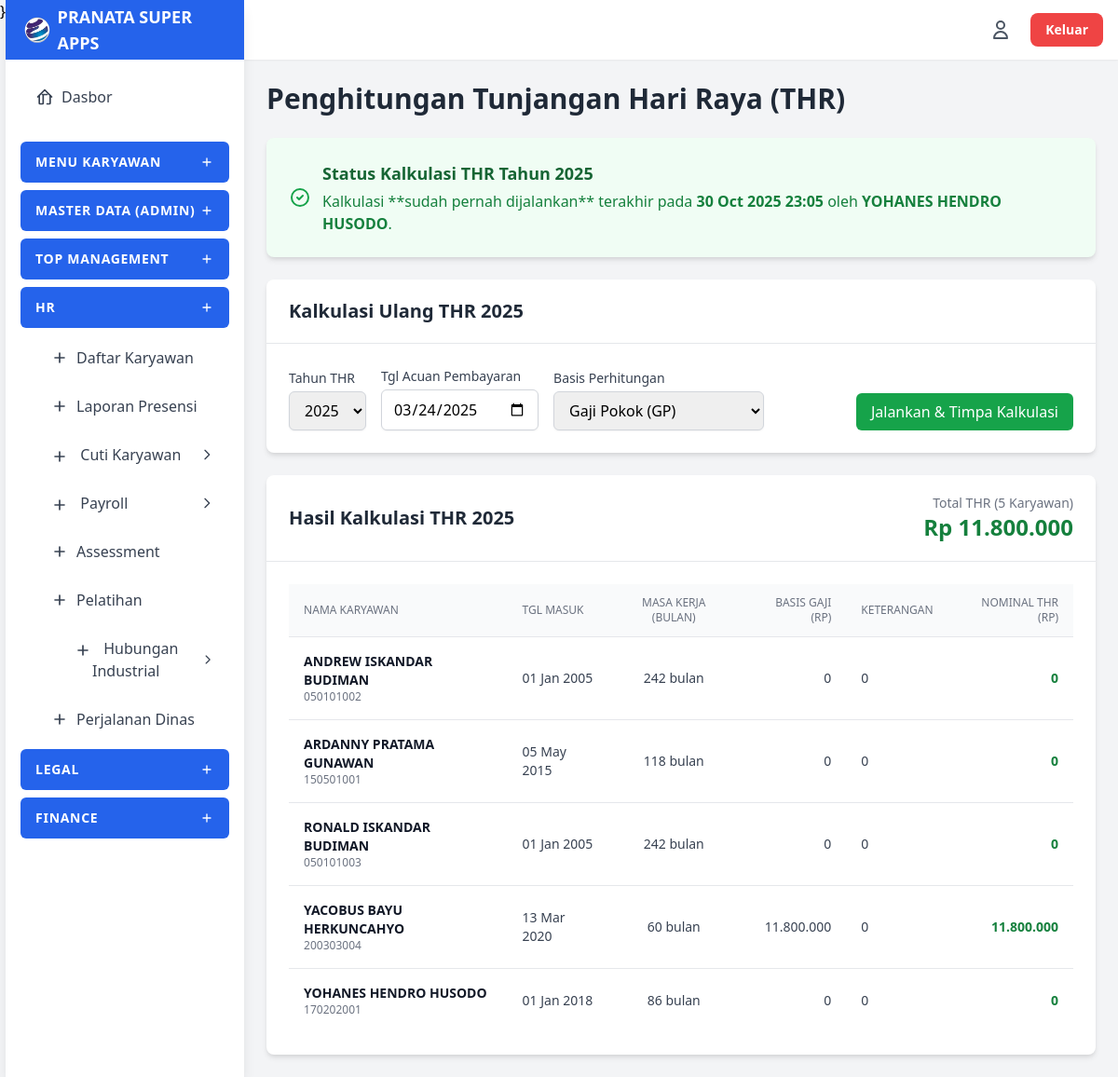
The page /modules/hr/hr_hitung_thr.php (signed in) on the database its author committed.
### tables this page shows
CREATE TABLE `payroll_thr_history` (
  `id` int(11) NOT NULL,
  `user_id` int(11) NOT NULL COMMENT 'FK ke users.id',
  `tahun_thr` year(4) NOT NULL COMMENT 'Tahun THR (Misal: 2025)',
  `tanggal_acuan` date NOT NULL COMMENT 'Tanggal acuan pembayaran (H-7 Lebaran)',
  `tanggal_masuk_karyawan` date NOT NULL COMMENT 'Snapshot Tgl Masuk Karyawan',
  `masa_kerja_bulan` int(3) NOT NULL COMMENT 'Masa kerja (pembulatan) dlm bulan',
  `basis_perhitungan_desc` varchar(255) DEFAULT NULL COMMENT 'Misal: Gaji Pokok, GP+Tunjab',
  `basis_perhitungan_nominal` bigint(20) NOT NULL DEFAULT 0 COMMENT 'Nominal basis gaji yg dipakai',
  `keterangan` varchar(255) DEFAULT NULL COMMENT 'Misal: Penuh (1x Gaji), Pro-rata (8/12)',
  `nominal_thr` bigint(20) NOT NULL DEFAULT 0 COMMENT 'Nominal THR final',
  `status` enum('Calculated','Approved','Paid') NOT NULL DEFAULT 'Calculated' COMMENT 'Status kalkulasi',
  `calculated_by_id` int(11) NOT NULL COMMENT 'FK ke users.id (HR/Admin yg hitung)',
  `approved_by_id` int(11) DEFAULT NULL COMMENT 'FK ke users.id (Manajemen yg approve)',
  `payroll_history_id_payout` int(11) DEFAULT NULL COMMENT 'FK ke payroll_history.id (Payslip saat dibayarkan)',
  `created_at` timestamp NOT NULL DEFAULT current_timestamp(),
  `updated_at` timestamp NOT NULL DEFAULT current_timestamp() ON UPDATE current_timestamp()
);

CREATE TABLE `users` (
  `id` int(11) NOT NULL,
  `nik` varchar(50) NOT NULL COMMENT 'Nomor Induk Karyawan',
  `password` varchar(255) NOT NULL COMMENT 'Gunakan password_hash() di PHP',
  `nama_lengkap` varchar(255) NOT NULL,
  `email` varchar(255) NOT NULL,
  `jenis_kelamin` enum('Laki-laki','Perempuan') DEFAULT NULL,
  `alamat` text DEFAULT NULL,
  `telepon` varchar(30) DEFAULT NULL,
  `no_ktp` varchar(50) DEFAULT NULL,
  `npwp` varchar(50) DEFAULT NULL,
  `status_perkawinan` varchar(20) DEFAULT NULL COMMENT 'Misal: TK/0, K/1, K/2, K/3',
  `pendidikan_terakhir` enum('Tidak Sekolah','SD','SMP','SMA/SMK','D1','D2','D3','S1','S2','S3') DEFAULT NULL,
  `jumlah_tanggungan` int(2) NOT NULL DEFAULT 0,
  `nama_jabatan` varchar(100) DEFAULT NULL,
  `pic` varchar(100) DEFAULT NULL,
  `id_direktorat` int(11) DEFAULT NULL,
  `id_divisi` int(11) DEFAULT NULL,
  `id_departemen` int(11) DEFAULT NULL,
  `id_section` int(11) DEFAULT NULL,
  `atasan_id` int(11) DEFAULT NULL COMMENT 'FK ke users.id (Atasan Langsung)',
  `tanggal_masuk` date DEFAULT NULL,
  `jumlah_cuti` int(5) DEFAULT 12,
  `penempatan_kerja` varchar(100) DEFAULT NULL,
  `status_karyawan` enum('PKWT','PKWTT','BOD','BOC','Freelance','OS','Magang','KHL') NOT NULL DEFAULT 'PKWT',
  `terakhir_cuti` date DEFAULT NULL,
  `expired_pkwt` date DEFAULT NULL,
  `bank_nama` varchar(100) DEFAULT NULL,
  `bank_rekening` varchar(100) DEFAULT NULL,
  `bank_atas_nama` varchar(255) DEFAULT NULL,
  `kontak_darurat_nama` varchar(255) DEFAULT NULL,
  `kontak_darurat_hubungan` varchar(100) DEFAULT NULL,
  `kontak_darurat_telepon` varchar(30) DEFAULT NULL,
  `tier` enum('Admin','Staf','Supervisor','Manager','Direksi','Komisaris','Pemegang Saham') NOT NULL,
  `app_akses` enum('Admin','HR','Legal','Finance','Top Management','Karyawan') NOT NULL DEFAULT 'Karyawan',
  `foto_profile_path` varchar(255) DEFAULT NULL,
  `created_at` timestamp NOT NULL DEFAULT current_timestamp()
);

### modules/hr/hr_hitung_thr.php (the view, shortened to what the rows shown need)
<?php
require '../../includes/header.php';
$admin_id_login = $_SESSION['user_id'];
$errors = [];
$success_messages = [];
$thr_results = [];
$total_thr_dibayarkan = 0;
$tgl_pembayaran_thr_default = '2025-03-24';
$filter_tahun = (int)($_REQUEST['filter_tahun'] ?? date('Y', strtotime($tgl_pembayaran_thr_default)));
$basis_perhitungan = $_POST['basis_perhitungan'] ?? 'GP';
$tgl_pembayaran_thr = $_POST['tgl_pembayaran'] ?? $tgl_pembayaran_thr_default;
$status_card_info = null;
try {
    $stmt_status = $conn->prepare("SELECT ph.created_at, u.nama_lengkap
                                  FROM payroll_thr_history ph
                                  JOIN users u ON ph.calculated_by_id = u.id
                                  WHERE ph.tahun_thr = ?
                                  ORDER BY ph.created_at DESC
                                  LIMIT 1");
    if ($stmt_status) {
        $stmt_status->bind_param("i", $filter_tahun);
        $stmt_status->execute();
        $result_status = $stmt_status->get_result();
        if ($result_status->num_rows > 0) {
            $status_card_info = $result_status->fetch_assoc();
        }
    }
} catch (Exception $e) {
    $errors[] = "Gagal memeriksa status kalkulasi: " . $e->getMessage();
}
if ($_SERVER["REQUEST_METHOD"] == "POST" && isset($_POST['run_calculation'])) {
    $conn->begin_transaction();
    try {
        $sql_karyawan = "SELECT
                    u.id, u.nama_lengkap, u.nik, u.tanggal_masuk, u.status_karyawan,
                    pmg.gaji_pokok, pmg.tunj_jabatan
                FROM users u
                LEFT JOIN payroll_master_gaji pmg ON u.id = pmg.user_id
                WHERE u.status_karyawan IN ('PKWT', 'PKWTT', 'BOD', 'BOC')
                  AND u.tier != 'Admin'
                  AND u.tanggal_masuk <= ?";
        $stmt_karyawan = $conn->prepare($sql_karyawan);
        if (!$stmt_karyawan) {
            throw new Exception("Gagal prepare query karyawan: " . $conn->error);
        }
        $stmt_karyawan->bind_param("s", $tgl_pembayaran_thr);
        $stmt_karyawan->execute();
        $result_karyawan = $stmt_karyawan->get_result();
        if ($result_karyawan->num_rows === 0) {
            throw new Exception("Tidak ada karyawan aktif yang ditemukan pada tanggal acuan.");
        }
        $stmt_delete = $conn->prepare("DELETE FROM payroll_thr_history WHERE tahun_thr = ?");
        if (!$stmt_delete) {
            throw new Exception("Gagal prepare delete data lama: " . $conn->error);
        }
        $stmt_delete->bind_param("i", $filter_tahun);
        $stmt_delete->execute();
        $stmt_delete->close();
        $sql_insert = "INSERT INTO payroll_thr_history
                        (user_id, tahun_thr, tanggal_acuan, tanggal_masuk_karyawan,
                         masa_kerja_bulan, basis_perhitungan_desc, basis_perhitungan_nominal,
                         keterangan, nominal_thr, status, calculated_by_id)
                       VALUES (?, ?, ?, ?, ?, ?, ?, ?, ?, 'Calculated', ?)";
        $stmt_insert = $conn->prepare($sql_insert);
        if (!$stmt_insert) {
            throw new Exception("Gagal prepare insert THR: " . $conn->error);
        }
        $date_pembayaran = new DateTime($tgl_pembayaran_thr);
        while ($karyawan = $result_karyawan->fetch_assoc()) {
            $date_masuk = new DateTime($karyawan['tanggal_masuk']);
            $interval = $date_pembayaran->diff($date_masuk);
            $masa_kerja_bulan = ($interval->y * 12) + $interval->m;
            if ($interval->d > 0 && $masa_kerja_bulan < 12) {
                $masa_kerja_bulan += 1;
            }
            if ($masa_kerja_bulan == 0 && $interval->d > 0) {
                 $masa_kerja_bulan = 1;
            }
            $karyawan['masa_kerja_bulan'] = $masa_kerja_bulan;
            $nominal_thr = 0;
            $basis_gaji = 0;
            $basis_desc = "";
            if ($basis_perhitungan == 'GP') {
                $basis_gaji = $karyawan['gaji_pokok'] ?? 0;
                $basis_desc = "Gaji Pokok";
            } elseif ($basis_perhitungan == 'GP_TUNJAB') {
                $basis_gaji = ($karyawan['gaji_pokok'] ?? 0) + ($karyawan['tunj_jabatan'] ?? 0);
                $basis_desc = "GP + Tunjangan Jabatan";
            }
            $karyawan['basis_gaji'] = $basis_gaji;
            $keterangan_thr = "";
            if ($masa_kerja_bulan >= 12) {
                $nominal_thr = $basis_gaji;
                $keterangan_thr = "Penuh (1x Gaji)";
            }
            elseif ($masa_kerja_bulan >= 1 && $masa_kerja_bulan < 12) {
                $nominal_thr = ($masa_kerja_bulan / 12) * $basis_gaji;
                $keterangan_thr = "Pro-rata ($masa_kerja_bulan/12)";
            }
            else {
                $nominal_thr = 0;
                $keterangan_thr = "Masa kerja < 1 bulan";
            }
            $karyawan['keterangan'] = $keterangan_thr;
            $karyawan['nominal_thr'] = $nominal_thr;
            $stmt_insert->bind_param(
                "iisssisdsi",
                $karyawan['id'],
                $filter_tahun,
                $tgl_pembayaran_thr,
                $karyawan['tanggal_masuk'],
                $masa_kerja_bulan,
                $basis_desc,
                $basis_gaji,
                $keterangan_thr,
                $nominal_thr,
                $admin_id_login
            );
            if (!$stmt_insert->execute()) {
                throw new Exception("Gagal menyimpan data THR untuk " . $karyawan['nama_lengkap'] . ": " . $stmt_insert->error);
            }
            $total_thr_dibayarkan += $nominal_thr;
            $thr_results[] = $karyawan;
        }
        $total_karyawan_terhitung = $result_karyawan->num_rows;
        $stmt_karyawan->close();
        $stmt_insert->close();
        $conn->commit();
        $success_messages[] = "Kalkulasi THR $filter_tahun berhasil dijalankan dan disimpan untuk $total_karyawan_terhitung karyawan.";
        $status_card_info = [
            'created_at' => date('Y-m-d H:i:s'),
            'nama_lengkap' => $_SESSION['nama_lengkap']
        ];
    } catch (Exception $e) {
        $conn->rollback();
        $errors[] = $e->getMessage();
    }
} else if ($_SERVER["REQUEST_METHOD"] == "GET" && $status_card_info) {
    try {
        $sql_get = "SELECT
                        u.nama_lengkap, u.nik,
                        ph.tanggal_masuk_karyawan as tanggal_masuk,
                        ph.masa_kerja_bulan,
                        ph.basis_perhitungan_nominal as basis_gaji,
                        ph.keterangan,
                        ph.nominal_thr
                    FROM payroll_thr_history ph
                    JOIN users u ON ph.user_id = u.id
                    WHERE ph.tahun_thr = ?
                    ORDER BY u.nama_lengkap ASC";
        $stmt_get = $conn->prepare($sql_get);
        $stmt_get->bind_param("i", $filter_tahun);
        $stmt_get->execute();
        $result_get = $stmt_get->get_result();
        while ($row = $result_get->fetch_assoc()) {
            $thr_results[] = $row;
        }
    } catch (Exception $e) {
        $errors[] = "Gagal mengambil data kalkulasi sebelumnya: " . $e->getMessage();
    }
}
require '../../includes/sidebar.php';
?>
<main class="flex-1 overflow-x-hidden overflow-y-auto bg-gray-100 p-6">
    <h1 class="text-3xl font-bold text-gray-800 mb-6">Penghitungan Tunjangan Hari Raya (THR)</h1>
    <div class="card mb-6">
        <div class="card-header">
            <h2 class="text-xl font-semibold text-gray-800">
                <?php echo $status_card_info ? "Kalkulasi Ulang THR $filter_tahun" : "Form Kalkulasi THR $filter_tahun"; ?>
            </h2>
        </div>
    </div>
    <?php if (!empty($thr_results)): ?>
    <div class="card">
        <div class="card-content">
            <div class="overflow-x-auto">
                <table class="w-full divide-y divide-gray-200">
                    <thead class="bg-gray-50">
                        <tr>
                            <th class="px-4 py-3 text-left text-xs font-medium text-gray-500 uppercase">Nama Karyawan</th>
                            <th class="px-4 py-3 text-left text-xs font-medium text-gray-500 uppercase">Tgl Masuk</th>
                            <th class="px-4 py-3 text-center text-xs font-medium text-gray-500 uppercase">Masa Kerja (Bulan)</th>
                            <th class="px-4 py-3 text-right text-xs font-medium text-gray-500 uppercase">Basis Gaji (Rp)</th>
                            <th class="px-4 py-3 text-left text-xs font-medium text-gray-500 uppercase">Keterangan</th>
                            <th class="px-4 py-3 text-right text-xs font-medium text-gray-500 uppercase">Nominal THR (Rp)</th>
                        </tr>
                    </thead>
                    <tbody class="bg-white divide-y divide-gray-200">
                        <?php foreach ($thr_results as $row): ?>
                            <tr>
                                <td class="px-4 py-4 text-sm text-gray-900">
                                    <div class="font-semibold"><?php echo htmlspecialchars($row['nama_lengkap']); ?></div>
                                    <div class="text-xs text-gray-500"><?php echo htmlspecialchars($row['nik']); ?></div>
                                </td>
                                <td class="px-4 py-4 text-sm text-gray-700"><?php echo date('d M Y', strtotime($row['tanggal_masuk'])); ?></td>
                                <td class="px-4 py-4 text-sm text-gray-700 text-center"><?php echo $row['masa_kerja_bulan']; ?> bulan</td>
                                <td class="px-4 py-4 text-sm text-gray-700 text-right"><?php echo number_format($row['basis_gaji'], 0, ',', '.'); ?></td>
                                <td class="px-4 py-4 text-sm text-gray-700"><?php echo htmlspecialchars($row['keterangan']); ?></td>
                                <td class="px-4 py-4 text-sm text-green-700 font-bold text-right">
                                    <?php echo number_format($row['nominal_thr'], 0, ',', '.'); ?>
                                </td>
                            </tr>
                        <?php endforeach; ?>
                    </tbody>
                </table>
            </div>
        </div>
    </div>
    <?php endif; ?>
</main>
<?php
require '../../includes/footer.php';
?>

### rows shown on the page
payroll_thr_history: user.nama_lengkap "ANDREW ISKANDAR BUDIMAN", user.nik "050101002", tanggal_masuk_karyawan "01 Jan 2005", masa_kerja_bulan "242", basis_perhitungan_nominal "0", keterangan "0", nominal_thr "0"
payroll_thr_history: user.nama_lengkap "ARDANNY PRATAMA GUNAWAN", user.nik "150501001", tanggal_masuk_karyawan "05 May 2015", masa_kerja_bulan "118", basis_perhitungan_nominal "0", keterangan "0", nominal_thr "0"
payroll_thr_history: user.nama_lengkap "RONALD ISKANDAR BUDIMAN", user.nik "050101003", tanggal_masuk_karyawan "01 Jan 2005", masa_kerja_bulan "242", basis_perhitungan_nominal "0", keterangan "0", nominal_thr "0"
payroll_thr_history: user.nama_lengkap "YACOBUS BAYU HERKUNCAHYO", user.nik "200303004", tanggal_masuk_karyawan "13 Mar 2020", masa_kerja_bulan "60", basis_perhitungan_nominal "11.800.000", keterangan "0", nominal_thr "11.800.000"
payroll_thr_history: calculated_by.nama_lengkap "YOHANES HENDRO HUSODO", calculated_by.nik "170202001", tanggal_masuk_karyawan "01 Jan 2018", masa_kerja_bulan "86", basis_perhitungan_nominal "0", keterangan "0", nominal_thr "0"

### other values the page prints
$title "MENU KARYAWAN MASTER DATA (ADMIN) TOP MANAGEMENT HR LEGAL FINANCE"
$filter_tahun "2025"
date('d M Y H:i', strtotime($status_card_info['created_at'])) "30 Oct 2025 23:05"
$status_card_info['nama_lengkap'] "YOHANES HENDRO HUSODO"
$total_karyawan_terhitung "5"
$total_thr_dibayarkan "11.800.000"
form field filter_tahun "2025"
